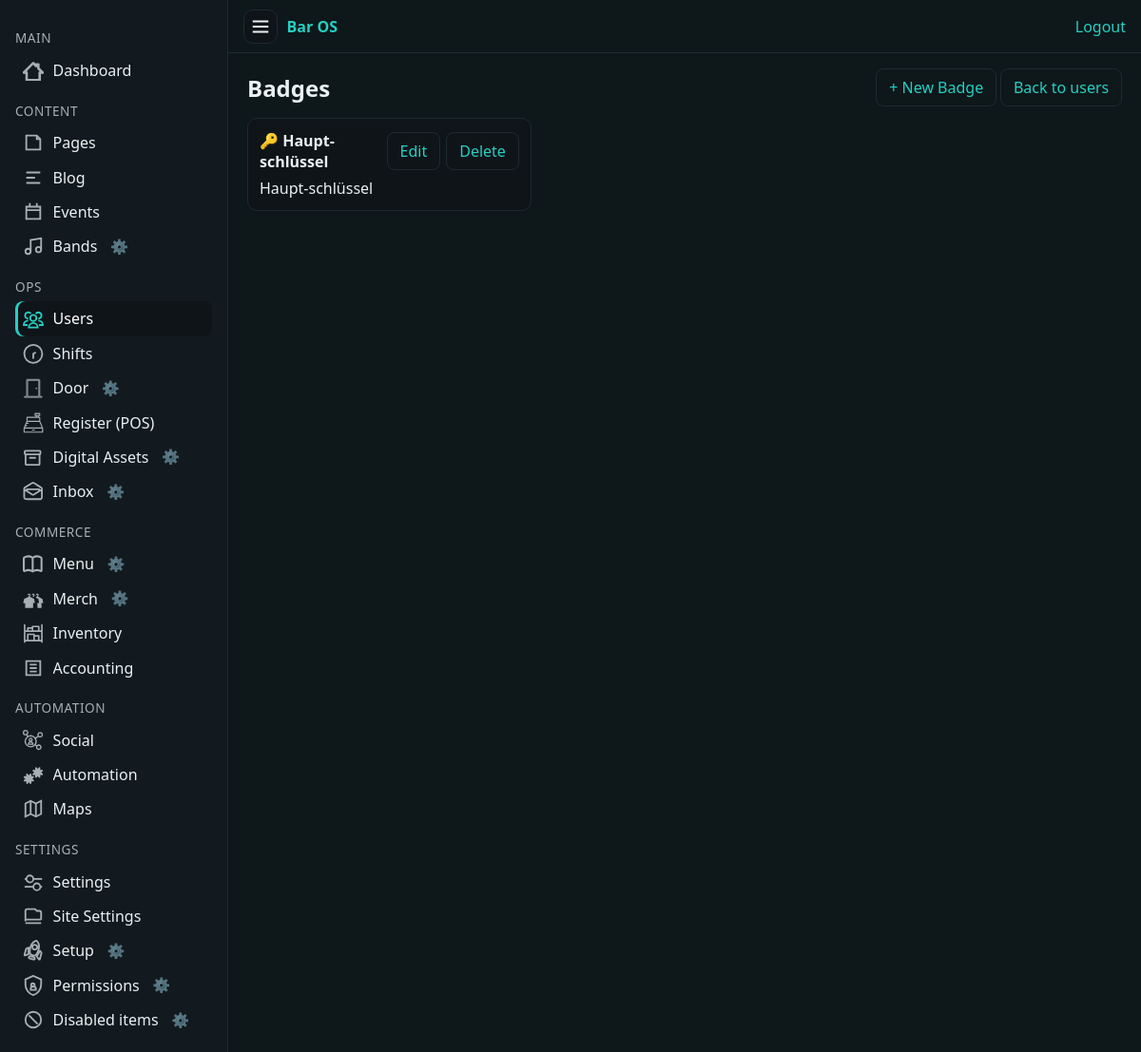
/cms/users/badges/ (signed in), run on the app's committed database.
### app/users/models.py (models this page shows, shortened)
class BadgeDefinition(models.Model):
    name = models.CharField(max_length=100, unique=True)
    emoji = models.CharField(max_length=8, blank=True, help_text=_("Optional short emoji label (e.g. '🍺')"))
    description = models.CharField(max_length=255, blank=True)
    class Meta:
        ordering = ["name"]

### app/users/views.py (the view)
# urls.py: path("badges/", views.badges_list, name="badges_list"),
@login_required
@user_passes_test(staff_or_super)
def badges_list(request):
    badges = BadgeDefinition.objects.all()
    return render(request, "users/badges_list.html", {"badges": badges})

### app/comms/services/audience.py (called while the page is built)
def user_membership_ids(user):
    badge_ids = set()
    try:
        profile = user.profile
        badge_ids = set(profile.badges.values_list("id", flat=True))
    except Exception:
        pass
    group_ids = set(user.groups.values_list("id", flat=True))
    return badge_ids, group_ids

def visible_threads_qs(user, base_qs=None):
    if base_qs is None:
        base_qs = MessageThread.objects.all()
    badge_ids, group_ids = user_membership_ids(user)
    cond = Q(audiences__user=user)
    if badge_ids:
        cond |= Q(audiences__badge_id__in=badge_ids)
    if group_ids:
        cond |= Q(audiences__group_id__in=group_ids)
    qs = base_qs.filter(cond).distinct()
    return qs

### app/core/context_processors.py (called while the page is built)
def sitecfg(request):
    return {"sitecfg": get_config()}

### app/core/encryption.py (called while the page is built)
    def from_db_value(self, value, expression, connection):  # noqa: D401
        if value in self.empty_values:
            return value
        try:
            return super().from_db_value(value, expression, connection)
        except Exception:  # pragma: no cover - best-effort guard
            return value

### app/core/site_config.py (called while the page is built)
def get_config():
    try:
        CONFIG_DIR.mkdir(parents=True, exist_ok=True)
        if not CONFIG_FILE.exists():
            CONFIG_FILE.write_text(json.dumps(DEFAULTS, indent=2), encoding="utf-8")
        data = json.loads(CONFIG_FILE.read_text(encoding="utf-8"))
        merged = DEFAULTS.copy()
        merged.update({k: v for k, v in data.items() if k in DEFAULTS})
        ff = merged["feature_flags"]
        ff.update(data.get("feature_flags", {}))
        merged["feature_flags"] = ff
        return merged
    except Exception:
        return DEFAULTS

### app/pages/models.py (called while the page is built)
    def get_absolute_url(self):
        from django.urls import reverse
        return reverse("public:page-detail", kwargs={"slug": self.slug})

### app/pages/navigation.py (called while the page is built)
def serialize_nav_entries(entries: Iterable[NavEntry]) -> List[dict]:
    serialized: List[dict] = []
    for entry in entries:
        serialized.append(
            {
                "title": entry.title,
                "slug": entry.slug,
                "url": entry.url,
                "pretty_slug": entry.pretty_slug,
                "pretty_url": entry.pretty_url,
            }
        )
    return serialized

### app/setup/models.py (called while the page is built)
    @classmethod
    def get_solo(cls):
        obj, _ = cls.objects.get_or_create(id=1)
        return obj

### app/setup/templatetags/setup_tags.py (called while the page is built)
def _visibility_picker_url():
    return reverse("setup:visibility_picker")

@register.filter
def allow_for(user, key):
    return is_allowed(user, key)

### app/templates/users/badges_list.html
{% extends "cms/base_cms.html" %}
{% block content %}
  <div style="display:flex;align-items:center;justify-content:space-between;gap:12px;">
    <h1 style="margin:0;">Badges</h1>
    <div>
      <a class="btn btn-primary" href="{% url 'users:badges_create' %}">+ New Badge</a>
      <a class="btn btn-light" href="{% url 'users:index' %}">Back to users</a>
    </div>
  </div>
  <div class="grid" style="display:grid;grid-template-columns:repeat(auto-fill,minmax(260px,1fr));gap:12px;margin-top:12px;">
    {% for b in badges %}
      <div class="card" style="padding:12px;border-radius:10px;box-shadow:0 1px 2px rgba(0,0,0,.06);">
        <div style="display:flex;justify-content:space-between;align-items:center;">
          <strong>{{ b.emoji }} {{ b.name }}</strong>
          <div style="display:flex;gap:.4rem;">
            <a class="btn btn-sm btn-outline-secondary" href="{% url 'users:badges_edit' b.pk %}">Edit</a>
            <a class="btn btn-sm btn-outline-danger" href="{% url 'users:badges_delete' b.pk %}">Delete</a>
          </div>
        </div>
        <div class="text-muted" style="margin-top:.35rem;">{{ b.description|default:"—" }}</div>
      </div>
    {% empty %}
      <div class="text-muted">No badges yet.</div>
    {% endfor %}
  </div>
{% endblock %}

### app/templates/cms/nav.html (shortened to what this page needs)
<nav>
  <div class="section">Main</div>
  <a href="/cms/dashboard/">
    <span class="icon">
    </span>
    <span class="label">Dashboard</span>
  </a>
  <div class="section">Content</div>
  <a href="/cms/pages/">
    <span class="icon">
      <svg viewBox="0 0 24 24" fill="none" stroke="currentColor" stroke-width="2">
        <path d="M4 4h12l4 4v12H4z" />
        <path d="M16 4v4h4" />
      </svg>
    </span>
    <span class="label">Pages</span>
  </a>
  <a href="/cms/blog/">
    <span class="icon">
      <svg viewBox="0 0 24 24" fill="none" stroke="currentColor" stroke-width="2">
        <path d="M4 6h16M4 12h10M4 18h16" />
      </svg>
    </span>
    <span class="label">Blog</span>
  </a>
  <a href="/cms/events/">
    <span class="icon">
      <svg viewBox="0 0 24 24" fill="none" stroke="currentColor" stroke-width="2">
        <path d="M8 2v4M16 2v4M3 10h18M4 6h16v14H4z" />
      </svg>
    </span>
    <span class="label">Events</span>
  </a>
{% load setup_tags %}
<li class="nav-item nav-inline">
  {% if request.user|allow_for:"cms.nav.bands" %}
    <a href="{% url 'bands:index' %}">
      <span class="icon">
        <svg viewBox="0 0 24 24" fill="none" stroke="currentColor" stroke-width="2">
          <path d="M9 18V5l12-2v13" />
          <circle cx="6" cy="18" r="3" />
          <circle cx="18" cy="16" r="3" />
        </svg>
      </span>
      <span class="label">Bands</span>
    </a>
    {% visibility_cog_inline "cms.nav.bands" "Bands nav link" %}
  {% endif %}
</li>
  <div class="section">Ops</div>
  <a href="/cms/users/">
    <span class="icon">
    </span>
    <span class="label">Users</span>
  </a>
  <a href="/cms/shifts/">
    <span class="icon">
      <svg viewBox="0 0 24 24" fill="none" stroke="currentColor" stroke-width="2">
        <path class="st0" d="M12,18.1v-5.7l2.9-1.7 M22.3,12.4c0,5.7-4.6,10.3-10.3,10.3c-5.7,0-10.3-4.6-10.3-10.3C1.6,6.6,6.3,2,12,2
          C17.7,2,22.3,6.6,22.3,12.4z"/>
      </svg>
    </span>
    <span class="label">Shifts</span>
  </a>
  <li class="nav-item nav-inline">
    {% if request.user|allow_for:"cms.nav.door" %}
      <a href="/cms/door/">
        <span class="icon">
        </span>
        <span class="label">Door</span>
      </a>
      {% visibility_cog_inline "cms.nav.door" "Door nav link" %}
    {% endif %}
  </li>
  <a href="/cms/pos/">
    <span class="icon">
    </span>
    <span class="label">Register (POS)</span>
  </a>
  {% load setup_tags %}
  {% url 'assets:index' as assets_url %}
  <li class="nav-item nav-inline">
    {% if request.user|allow_for:"cms.nav.assets" %}
      <a href="{{ assets_url|default:'/cms/assets/' }}"
        class="{% if request.path|slice:':11' == '/cms/assets' %}active{% endif %}"
        title="Digital Assets"
        {% if request.path|slice:':11' == '/cms/assets' %}aria-current="page"{% endif %}>
        <span class="icon">
        </span>
        <span class="label">Digital Assets</span>
      </a>
      {% visibility_cog_inline "cms.nav.assets" "Digital Assets nav link" %}
    {% endif %}
  </li>
{% load setup_tags %}
{% url 'comms:inbox' as comms_url %}
{% load setup_tags %}
{% url 'comms:inbox' as comms_url %}
<li class="nav-item nav-inline">
  {% if request.user|allow_for:"cms.nav.comms" %}
    <a href="{{ comms_url|default:'/cms/inbox/' }}"
       class="nav-link-inbox {% if request.path|slice:':10' == '/cms/inbox' %}active{% endif %}"
       title="Inbox"
       {% if request.path|slice:':10' == '/cms/inbox' %}aria-current="page"{% endif %}>
      <span class="icon">
      </span>
      <span class="label">Inbox</span>
    </a>
    {% visibility_cog_inline "cms.nav.comms" "Inbox nav link" %}
  {% endif %}
</li>
  {% load setup_tags %}
  <div class="section">Commerce</div>
  <li class="nav-item nav-inline">
    {% if request.user|allow_for:"cms.nav.menu" %}
      <a href="{% url 'menu:manage' %}">
        <span class="icon">
        </span>
        <span class="label">Menu</span>
      </a>
      {% visibility_cog_inline "cms.nav.menu" "Menu nav link" %}
    {% endif %}
  </li>
  <li class="nav-item nav-inline">
    {% if request.user|allow_for:"cms.nav.merch" %}
      <a href="/cms/merch/">
        <span class="icon">
        </span>
        <span class="label">Merch</span>
      </a>
      {% visibility_cog_inline "cms.nav.merch" "Merch nav link" %}
    {% endif %}
  </li>
  <a href="/cms/inventory/">
    <span class="icon">
    </span>
    <span class="label">Inventory</span>
  </a>
  <a href="/cms/accounting/">
    <span class="icon">
      <svg viewBox="0 0 24 24" fill="none" stroke="currentColor" stroke-width="2">
        <path d="M4 4h16v16H4z" />
        <path d="M8 8h8M8 12h8M8 16h8" />
      </svg>
    </span>
    <span class="label">Accounting</span>
  </a>
  <div class="section">Automation</div>
  <a href="/cms/social/">
    <span class="icon">
    </span>
    <span class="label">Social</span>
  </a>
  <a href="/cms/automation/">
    <span class="icon">
    </span>
    <span class="label">Automation</span>
  </a>
  <a href="/cms/maps/">
    <span class="icon">
      <svg viewBox="0 0 24 24" fill="none" stroke="currentColor" stroke-width="2">
        <path d="M9 18l-6 3V6l6-3 6 3 6-3v15l-6 3z" />
        <path d="M9 3v15M15 6v15" />
      </svg>
    </span>
    <span class="label">Maps</span>
  </a>
  <div class="section">Settings</div>
  <a href="/cms/settings/">
    <span class="icon">
    </span>
    <span class="label">Settings</span>
  </a>
  <a href="/cms/settings/site/">
    <span class="icon">
      <svg viewBox="0 0 24 24" fill="none" stroke="currentColor" stroke-width="2">
        <path d="M21 16V8a2 2 0 0 0-2-2h-3l-2-2H5a2 2 0 0 0-2 2v12" />
        <path d="M3 16h18M3 20h18" />
      </svg>
    </span>
    <span class="label">Site Settings</span>
  </a>
{% load setup_tags %}
<li class="nav-item nav-inline">
  {% if request.user|allow_for:"cms.nav.setup" %}
    <a href="/cms/settings/setup/">
    <span class="icon">
    </span>
      <span class="label">Setup</span>
    </a>
    {% visibility_cog_inline "cms.nav.setup" "Setup nav link" %}
  {% endif %}
</li>
<li class="nav-item nav-inline">
  {% if request.user|allow_for:"cms.nav.permissions" %}
    <a href="{% url 'setup:visibility_list' %}">
      <span class="icon">
        <svg viewBox="0 0 24 24" fill="none" stroke="currentColor" stroke-width="2">
          <path d="M12 1L3 5v6c0 5.55 3.84 10.74 9 12 5.16-1.26 9-6.45 9-12V5l-9-4z" />
          <path d="M9.5 11.5c0-1.1.9-2 2-2s2 .9 2 2-.9 2-2 2-2-.9-2-2z" />
          <path d="M12 13c1.66 0 3 1.34 3 3v1H9v-1c0-1.66 1.34-3 3-3z" />
        </svg>
      </span>
      <span class="label">Permissions</span>
    </a>
    {% visibility_cog_inline "cms.nav.permissions" "Permissions nav link" %}
  {% endif %}
</li>
<li class="nav-item nav-inline">
  {% if request.user|allow_for:"cms.nav.disabled" %}
    <a href="{% url 'setup:visibility_disabled' %}">
      <span class="icon">
        <svg viewBox="0 0 24 24" fill="none" stroke="currentColor" stroke-width="2">
          <circle cx="12" cy="12" r="9" />
          <path d="M7 7l10 10" />
        </svg>
      </span>
      <span class="label">Disabled items</span>
    </a>
    {% visibility_cog_inline "cms.nav.disabled" "Disabled items nav link" %}
  {% endif %}
</li>

### app/static/cms/cms.css (style rules this page uses)
* { box-sizing: border-box; }
body.cms { margin: 0; background: var(--bg); color: var(--fg); font-family: system-ui, Segoe UI, Roboto, Inter, sans-serif; display: flex; min-height: 100vh; }
a { color: var(--accent); text-decoration: none; }
.cms-nav nav a { display: flex; align-items: center; gap: 0.6rem; padding: 0.45rem 0.5rem; border-radius: 8px; color: var(--fg); }
.cms-nav nav a.is-active { background: #0f1419; color: #fff; box-shadow: inset 3px 0 0 var(--accent); }
.cms-nav nav a.is-active .icon { color: var(--accent); }
.cms-nav .section { margin: 0.9rem 0 0.4rem; color: var(--muted); font-size: 0.85rem; text-transform: uppercase; letter-spacing: 0.04em; }
.cms-nav .icon { display: inline-flex; align-items: center; justify-content: center; width: 22px; height: 22px; flex: 0 0 22px; color: var(--muted); }
.cms-nav .label { white-space: nowrap; overflow: hidden; text-overflow: ellipsis; }
.card { background: #0f1419; border: 1px solid var(--line); border-radius: 12px; padding: 1rem; }
.btn { display: inline-block; padding: 0.5rem 0.8rem; border: 1px solid var(--line); border-radius: 8px; }
.cfg-cog { display: inline-block; margin-left: 0.35rem; opacity: 0.6; cursor: pointer; font-size: 0.95em; line-height: 1; user-select: none; }
.nav-inline { display: flex; align-items: center; gap: 0.35rem; position: relative; }
.nav-inline .cfg-cog { margin-left: 0; border: none !important; }
.cfg-cog { display: inline-block; opacity: 0.6; cursor: pointer; font-size: 0.95em; line-height: 1; user-select: none; }

### data on the page
BadgeDefinition: emoji "🔑", name "Haupt-schlüssel", description "Haupt-schlüssel"
